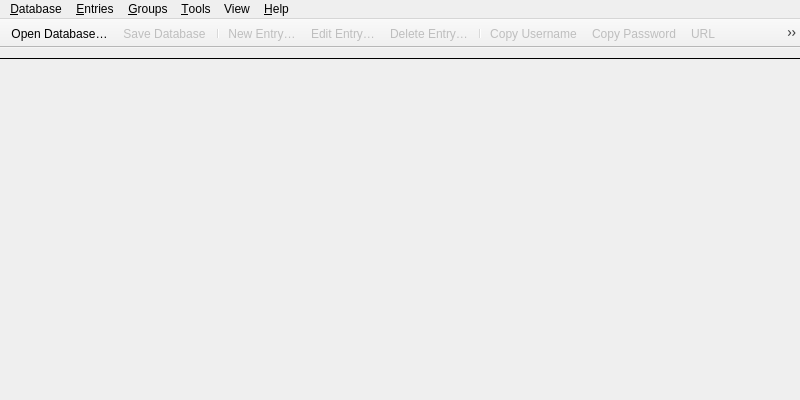
<?xml version="1.0" encoding="UTF-8"?>
<ui version="4.0">
 <class>MainWindow</class>
 <widget class="QMainWindow" name="MainWindow">
  <property name="enabled">
   <bool>true</bool>
  </property>
  <property name="geometry">
   <rect>
    <x>0</x>
    <y>0</y>
    <width>800</width>
    <height>200</height>
   </rect>
  </property>
  <property name="minimumSize">
   <size>
    <width>800</width>
    <height>400</height>
   </size>
  </property>
  <property name="windowTitle">
   <string notr="true">KeePassXC</string>
  </property>
  <widget class="QWidget" name="centralwidget">
   <property name="enabled">
    <bool>true</bool>
   </property>
   <layout class="QVBoxLayout" name="verticalLayout">
    <property name="spacing">
     <number>0</number>
    </property>
    <property name="leftMargin">
     <number>0</number>
    </property>
    <property name="rightMargin">
     <number>0</number>
    </property>
    <property name="bottomMargin">
     <number>0</number>
    </property>
    <item>
     <widget class="MessageWidget" name="globalMessageWidget" native="true">
      <property name="sizePolicy">
       <sizepolicy hsizetype="Preferred" vsizetype="Preferred">
        <horstretch>0</horstretch>
        <verstretch>0</verstretch>
       </sizepolicy>
      </property>
     </widget>
    </item>
    <item>
     <widget class="Line" name="toolbarSeparator">
      <property name="frameShadow">
       <enum>QFrame::Plain</enum>
      </property>
      <property name="orientation">
       <enum>Qt::Horizontal</enum>
      </property>
     </widget>
    </item>
    <item>
     <widget class="QStackedWidget" name="stackedWidget">
      <property name="sizePolicy">
       <sizepolicy hsizetype="Preferred" vsizetype="Preferred">
        <horstretch>0</horstretch>
        <verstretch>0</verstretch>
       </sizepolicy>
      </property>
      <property name="currentIndex">
       <number>2</number>
      </property>
      <widget class="QWidget" name="pageDatabase">
       <layout class="QVBoxLayout" name="verticalLayout_2">
        <property name="leftMargin">
         <number>0</number>
        </property>
        <property name="topMargin">
         <number>0</number>
        </property>
        <property name="rightMargin">
         <number>0</number>
        </property>
        <property name="bottomMargin">
         <number>0</number>
        </property>
        <item>
         <widget class="DatabaseTabWidget" name="tabWidget">
          <property name="currentIndex">
           <number>-1</number>
          </property>
          <property name="tabsClosable">
           <bool>true</bool>
          </property>
          <property name="movable">
           <bool>true</bool>
          </property>
         </widget>
        </item>
       </layout>
      </widget>
      <widget class="QWidget" name="pageSettings">
       <layout class="QVBoxLayout" name="verticalLayout_3">
        <property name="leftMargin">
         <number>0</number>
        </property>
        <property name="topMargin">
         <number>0</number>
        </property>
        <property name="rightMargin">
         <number>0</number>
        </property>
        <property name="bottomMargin">
         <number>0</number>
        </property>
        <item>
         <widget class="ApplicationSettingsWidget" name="settingsWidget" native="true"/>
        </item>
       </layout>
      </widget>
      <widget class="QWidget" name="pageWelcome">
       <layout class="QVBoxLayout" name="verticalLayout_5">
        <item>
         <layout class="QHBoxLayout" name="horizontalLayout">
          <item>
           <spacer name="horizontalSpacer">
            <property name="orientation">
             <enum>Qt::Horizontal</enum>
            </property>
            <property name="sizeType">
             <enum>QSizePolicy::MinimumExpanding</enum>
            </property>
            <property name="sizeHint" stdset="0">
             <size>
              <width>50</width>
              <height>20</height>
             </size>
            </property>
           </spacer>
          </item>
          <item>
           <widget class="WelcomeWidget" name="welcomeWidget" native="true"/>
          </item>
          <item>
           <spacer name="horizontalSpacer_2">
            <property name="orientation">
             <enum>Qt::Horizontal</enum>
            </property>
            <property name="sizeType">
             <enum>QSizePolicy::MinimumExpanding</enum>
            </property>
            <property name="sizeHint" stdset="0">
             <size>
              <width>50</width>
              <height>20</height>
             </size>
            </property>
           </spacer>
          </item>
         </layout>
        </item>
       </layout>
      </widget>
      <widget class="QWidget" name="pagePasswordGenerator">
       <layout class="QVBoxLayout" name="verticalLayout_6">
        <property name="leftMargin">
         <number>60</number>
        </property>
        <property name="topMargin">
         <number>30</number>
        </property>
        <property name="rightMargin">
         <number>60</number>
        </property>
        <item>
         <spacer name="verticalSpacer_2">
          <property name="orientation">
           <enum>Qt::Vertical</enum>
          </property>
          <property name="sizeHint" stdset="0">
           <size>
            <width>20</width>
            <height>40</height>
           </size>
          </property>
         </spacer>
        </item>
        <item>
         <widget class="PasswordGeneratorWidget" name="passwordGeneratorWidget" native="true"/>
        </item>
        <item>
         <spacer name="verticalSpacer">
          <property name="orientation">
           <enum>Qt::Vertical</enum>
          </property>
          <property name="sizeHint" stdset="0">
           <size>
            <width>20</width>
            <height>40</height>
           </size>
          </property>
         </spacer>
        </item>
       </layout>
      </widget>
     </widget>
    </item>
   </layout>
  </widget>
  <widget class="QMenuBar" name="menubar">
   <property name="geometry">
    <rect>
     <x>0</x>
     <y>0</y>
     <width>800</width>
     <height>22</height>
    </rect>
   </property>
   <property name="contextMenuPolicy">
    <enum>Qt::PreventContextMenu</enum>
   </property>
   <widget class="QMenu" name="menuFile">
    <property name="title">
     <string>&amp;Database</string>
    </property>
    <widget class="QMenu" name="menuRecentDatabases">
     <property name="title">
      <string>&amp;Recent Databases</string>
     </property>
    </widget>
    <widget class="QMenu" name="menuImport">
     <property name="title">
      <string>&amp;Import</string>
     </property>
     <addaction name="actionImportCsv"/>
     <addaction name="actionImportOpVault"/>
     <addaction name="actionImportKeePass1"/>
    </widget>
    <widget class="QMenu" name="menuExport">
     <property name="title">
      <string>&amp;Export</string>
     </property>
     <addaction name="actionExportCsv"/>
     <addaction name="actionExportHtml"/>
    </widget>
    <addaction name="actionDatabaseNew"/>
    <addaction name="actionDatabaseOpen"/>
    <addaction name="menuRecentDatabases"/>
    <addaction name="actionDatabaseSave"/>
    <addaction name="actionDatabaseSaveAs"/>
    <addaction name="actionDatabaseSaveBackup"/>
    <addaction name="actionDatabaseClose"/>
    <addaction name="separator"/>
    <addaction name="actionReports"/>
    <addaction name="actionDatabaseSettings"/>
    <addaction name="actionDatabaseSecurity"/>
    <addaction name="separator"/>
    <addaction name="actionDatabaseMerge"/>
    <addaction name="menuImport"/>
    <addaction name="menuExport"/>
    <addaction name="separator"/>
    <addaction name="actionQuit"/>
   </widget>
   <widget class="QMenu" name="menuHelp">
    <property name="title">
     <string>&amp;Help</string>
    </property>
    <addaction name="separator"/>
    <addaction name="actionGettingStarted"/>
    <addaction name="actionUserGuide"/>
    <addaction name="actionKeyboardShortcuts"/>
    <addaction name="actionOnlineHelp"/>
    <addaction name="separator"/>
    <addaction name="actionCheckForUpdates"/>
    <addaction name="actionDonate"/>
    <addaction name="actionBugReport"/>
    <addaction name="actionAbout"/>
   </widget>
   <widget class="QMenu" name="menuEntries">
    <property name="title">
     <string>&amp;Entries</string>
    </property>
    <widget class="QMenu" name="menuEntryCopyAttribute">
     <property name="enabled">
      <bool>false</bool>
     </property>
     <property name="toolTip">
      <string/>
     </property>
     <property name="title">
      <string>Copy Att&amp;ribute</string>
     </property>
     <addaction name="actionEntryCopyTitle"/>
     <addaction name="actionEntryCopyURL"/>
     <addaction name="actionEntryCopyNotes"/>
     <addaction name="separator"/>
    </widget>
    <widget class="QMenu" name="menuEntryTotp">
     <property name="enabled">
      <bool>false</bool>
     </property>
     <property name="title">
      <string>TOTP</string>
     </property>
     <addaction name="actionEntryCopyTotp"/>
     <addaction name="actionEntryTotp"/>
     <addaction name="actionEntryTotpQRCode"/>
     <addaction name="actionEntrySetupTotp"/>
    </widget>
    <widget class="QMenu" name="menuEntryAutoTypeWithSequence">
     <property name="enabled">
      <bool>false</bool>
     </property>
     <property name="title">
      <string>Perform Auto-Type Sequence</string>
     </property>
     <addaction name="actionEntryAutoTypeUsername"/>
     <addaction name="actionEntryAutoTypeUsernameEnter"/>
     <addaction name="actionEntryAutoTypePassword"/>
     <addaction name="actionEntryAutoTypePasswordEnter"/>
    </widget>
    <addaction name="actionEntryNew"/>
    <addaction name="actionEntryEdit"/>
    <addaction name="actionEntryClone"/>
    <addaction name="actionEntryDelete"/>
    <addaction name="separator"/>
    <addaction name="actionEntryMoveUp"/>
    <addaction name="actionEntryMoveDown"/>
    <addaction name="separator"/>
    <addaction name="actionEntryCopyUsername"/>
    <addaction name="actionEntryCopyPassword"/>
    <addaction name="menuEntryCopyAttribute"/>
    <addaction name="menuEntryTotp"/>
    <addaction name="separator"/>
    <addaction name="actionEntryAutoType"/>
    <addaction name="menuEntryAutoTypeWithSequence"/>
    <addaction name="separator"/>
    <addaction name="actionEntryOpenUrl"/>
    <addaction name="actionEntryDownloadIcon"/>
    <addaction name="separator"/>
    <addaction name="actionEntryAddToAgent"/>
    <addaction name="actionEntryRemoveFromAgent"/>
   </widget>
   <widget class="QMenu" name="menuGroups">
    <property name="title">
     <string>&amp;Groups</string>
    </property>
    <addaction name="actionGroupNew"/>
    <addaction name="actionGroupEdit"/>
    <addaction name="actionGroupDelete"/>
    <addaction name="actionGroupEmptyRecycleBin"/>
    <addaction name="separator"/>
    <addaction name="actionGroupDownloadFavicons"/>
    <addaction name="separator"/>
    <addaction name="actionGroupSortAsc"/>
    <addaction name="actionGroupSortDesc"/>
   </widget>
   <widget class="QMenu" name="menuTools">
    <property name="title">
     <string>&amp;Tools</string>
    </property>
    <addaction name="actionLockDatabases"/>
    <addaction name="actionPasswordGenerator"/>
    <addaction name="actionSettings"/>
   </widget>
   <widget class="QMenu" name="menuView">
    <property name="title">
     <string>View</string>
    </property>
    <widget class="QMenu" name="menuTheme">
     <property name="title">
      <string>Theme</string>
     </property>
     <addaction name="actionThemeAuto"/>
     <addaction name="actionThemeLight"/>
     <addaction name="actionThemeDark"/>
     <addaction name="actionThemeClassic"/>
    </widget>
    <addaction name="menuTheme"/>
    <addaction name="actionCompactMode"/>
    <addaction name="actionAlwaysOnTop"/>
    <addaction name="actionShowGroupsPanel"/>
    <addaction name="actionShowPreviewPanel"/>
    <addaction name="actionShowToolbar"/>
    <addaction name="actionHideUsernames"/>
    <addaction name="actionHidePasswords"/>
   </widget>
   <addaction name="menuFile"/>
   <addaction name="menuEntries"/>
   <addaction name="menuGroups"/>
   <addaction name="menuTools"/>
   <addaction name="menuView"/>
   <addaction name="menuHelp"/>
  </widget>
  <widget class="QToolBar" name="toolBar">
   <property name="contextMenuPolicy">
    <enum>Qt::PreventContextMenu</enum>
   </property>
   <property name="movable">
    <bool>false</bool>
   </property>
   <property name="iconSize">
    <size>
     <width>26</width>
     <height>26</height>
    </size>
   </property>
   <attribute name="toolBarArea">
    <enum>TopToolBarArea</enum>
   </attribute>
   <attribute name="toolBarBreak">
    <bool>false</bool>
   </attribute>
   <addaction name="actionDatabaseOpen"/>
   <addaction name="actionDatabaseSave"/>
   <addaction name="separator"/>
   <addaction name="actionEntryNew"/>
   <addaction name="actionEntryEdit"/>
   <addaction name="actionEntryDelete"/>
   <addaction name="separator"/>
   <addaction name="actionEntryCopyUsername"/>
   <addaction name="actionEntryCopyPassword"/>
   <addaction name="actionEntryCopyURL"/>
   <addaction name="actionEntryAutoType"/>
   <addaction name="separator"/>
   <addaction name="actionLockDatabases"/>
   <addaction name="separator"/>
   <addaction name="actionPasswordGenerator"/>
   <addaction name="actionSettings"/>
   <addaction name="separator"/>
  </widget>
  <action name="actionQuit">
   <property name="text">
    <string>&amp;Quit</string>
   </property>
   <property name="menuRole">
    <enum>QAction::QuitRole</enum>
   </property>
  </action>
  <action name="actionAbout">
   <property name="text">
    <string>&amp;About</string>
   </property>
   <property name="menuRole">
    <enum>QAction::AboutRole</enum>
   </property>
  </action>
  <action name="actionCheckForUpdates">
   <property name="text">
    <string>&amp;Check for Updates</string>
   </property>
   <property name="menuRole">
    <enum>QAction::ApplicationSpecificRole</enum>
   </property>
  </action>
  <action name="actionDatabaseOpen">
   <property name="text">
    <string>&amp;Open Database…</string>
   </property>
  </action>
  <action name="actionDatabaseSave">
   <property name="enabled">
    <bool>false</bool>
   </property>
   <property name="text">
    <string>&amp;Save Database</string>
   </property>
  </action>
  <action name="actionDatabaseClose">
   <property name="enabled">
    <bool>false</bool>
   </property>
   <property name="text">
    <string>&amp;Close Database</string>
   </property>
  </action>
  <action name="actionDatabaseNew">
   <property name="text">
    <string>&amp;New Database…</string>
   </property>
   <property name="toolTip">
    <string>Create a new database</string>
   </property>
  </action>
  <action name="actionDatabaseMerge">
   <property name="text">
    <string>&amp;Merge From Database…</string>
   </property>
   <property name="toolTip">
    <string>Merge from another KDBX database</string>
   </property>
  </action>
  <action name="actionEntryNew">
   <property name="enabled">
    <bool>false</bool>
   </property>
   <property name="text">
    <string>&amp;New Entry…</string>
   </property>
   <property name="toolTip">
    <string>Add a new entry</string>
   </property>
  </action>
  <action name="actionEntryEdit">
   <property name="enabled">
    <bool>false</bool>
   </property>
   <property name="text">
    <string>&amp;Edit Entry…</string>
   </property>
   <property name="toolTip">
    <string>View or edit entry</string>
   </property>
  </action>
  <action name="actionEntryDelete">
   <property name="enabled">
    <bool>false</bool>
   </property>
   <property name="text">
    <string>&amp;Delete Entry…</string>
   </property>
  </action>
  <action name="actionGroupNew">
   <property name="enabled">
    <bool>false</bool>
   </property>
   <property name="text">
    <string>&amp;New Group…</string>
   </property>
   <property name="toolTip">
    <string>Add a new group</string>
   </property>
  </action>
  <action name="actionGroupEdit">
   <property name="enabled">
    <bool>false</bool>
   </property>
   <property name="text">
    <string>&amp;Edit Group…</string>
   </property>
  </action>
  <action name="actionGroupDelete">
   <property name="enabled">
    <bool>false</bool>
   </property>
   <property name="text">
    <string>&amp;Delete Group…</string>
   </property>
  </action>
  <action name="actionGroupDownloadFavicons">
   <property name="enabled">
    <bool>false</bool>
   </property>
   <property name="text">
    <string>Download All &amp;Favicons…</string>
   </property>
  </action>
  <action name="actionGroupSortAsc">
   <property name="enabled">
    <bool>false</bool>
   </property>
   <property name="text">
    <string>Sort &amp;A-Z</string>
   </property>
  </action>
  <action name="actionGroupSortDesc">
   <property name="enabled">
    <bool>false</bool>
   </property>
   <property name="text">
    <string>Sort &amp;Z-A</string>
   </property>
  </action>
  <action name="actionDatabaseSaveAs">
   <property name="enabled">
    <bool>false</bool>
   </property>
   <property name="text">
    <string>Sa&amp;ve Database As…</string>
   </property>
  </action>
  <action name="actionDatabaseSecurity">
   <property name="enabled">
    <bool>false</bool>
   </property>
   <property name="text">
    <string>Database &amp;Security…</string>
   </property>
  </action>
  <action name="actionReports">
   <property name="enabled">
    <bool>false</bool>
   </property>
   <property name="text">
    <string>Database &amp;Reports...</string>
   </property>
   <property name="toolTip">
    <string>Statistics, health check, etc.</string>
   </property>
   <property name="menuRole">
    <enum>QAction::NoRole</enum>
   </property>
  </action>
  <action name="actionDatabaseSettings">
   <property name="enabled">
    <bool>false</bool>
   </property>
   <property name="text">
    <string>&amp;Database Settings…</string>
   </property>
   <property name="toolTip">
    <string>Database settings</string>
   </property>
   <property name="menuRole">
    <enum>QAction::NoRole</enum>
   </property>
  </action>
  <action name="actionEntryClone">
   <property name="enabled">
    <bool>false</bool>
   </property>
   <property name="text">
    <string>&amp;Clone Entry…</string>
   </property>
  </action>
  <action name="actionEntryMoveUp">
   <property name="enabled">
    <bool>false</bool>
   </property>
   <property name="text">
    <string>Move u&amp;p</string>
   </property>
   <property name="toolTip">
    <string>Move entry one step up</string>
   </property>
  </action>
  <action name="actionEntryMoveDown">
   <property name="enabled">
    <bool>false</bool>
   </property>
   <property name="text">
    <string>Move do&amp;wn</string>
   </property>
   <property name="toolTip">
    <string>Move entry one step down</string>
   </property>
  </action>
  <action name="actionEntryCopyUsername">
   <property name="enabled">
    <bool>false</bool>
   </property>
   <property name="text">
    <string>Copy &amp;Username</string>
   </property>
   <property name="toolTip">
    <string>Copy username to clipboard</string>
   </property>
  </action>
  <action name="actionEntryCopyPassword">
   <property name="enabled">
    <bool>false</bool>
   </property>
   <property name="text">
    <string>Copy &amp;Password</string>
   </property>
   <property name="toolTip">
    <string>Copy password to clipboard</string>
   </property>
  </action>
  <action name="actionSettings">
   <property name="checkable">
    <bool>true</bool>
   </property>
   <property name="text">
    <string>&amp;Settings</string>
   </property>
   <property name="menuRole">
    <enum>QAction::PreferencesRole</enum>
   </property>
  </action>
  <action name="actionPasswordGenerator">
   <property name="checkable">
    <bool>true</bool>
   </property>
   <property name="text">
    <string>&amp;Password Generator</string>
   </property>
  </action>
  <action name="actionEntryAutoType">
   <property name="enabled">
    <bool>false</bool>
   </property>
   <property name="text">
    <string>Perform &amp;Auto-Type</string>
   </property>
  </action>
  <action name="actionEntryAutoTypeUsername">
   <property name="enabled">
    <bool>false</bool>
   </property>
   <property name="text">
    <string>{USERNAME}</string>
   </property>
  </action>
  <action name="actionEntryAutoTypeUsernameEnter">
   <property name="enabled">
    <bool>false</bool>
   </property>
   <property name="text">
    <string>{USERNAME}{ENTER}</string>
   </property>
  </action>
  <action name="actionEntryAutoTypePassword">
   <property name="enabled">
    <bool>false</bool>
   </property>
   <property name="text">
    <string>{PASSWORD}</string>
   </property>
  </action>
  <action name="actionEntryAutoTypePasswordEnter">
   <property name="enabled">
    <bool>false</bool>
   </property>
   <property name="text">
    <string>{PASSWORD}{ENTER}</string>
   </property>
  </action>
  <action name="actionEntryDownloadIcon">
   <property name="text">
    <string>Download &amp;Favicon</string>
   </property>
  </action>
  <action name="actionEntryOpenUrl">
   <property name="enabled">
    <bool>false</bool>
   </property>
   <property name="text">
    <string>Open &amp;URL</string>
   </property>
  </action>
  <action name="actionLockDatabases">
   <property name="enabled">
    <bool>false</bool>
   </property>
   <property name="text">
    <string>&amp;Lock Databases</string>
   </property>
  </action>
  <action name="actionEntryCopyTitle">
   <property name="enabled">
    <bool>false</bool>
   </property>
   <property name="text">
    <string>&amp;Title</string>
   </property>
   <property name="toolTip">
    <string>Copy title to clipboard</string>
   </property>
  </action>
  <action name="actionEntryCopyURL">
   <property name="enabled">
    <bool>false</bool>
   </property>
   <property name="text">
    <string>&amp;URL</string>
   </property>
   <property name="toolTip">
    <string>Copy URL to clipboard</string>
   </property>
  </action>
  <action name="actionEntryCopyNotes">
   <property name="enabled">
    <bool>false</bool>
   </property>
   <property name="text">
    <string>&amp;Notes</string>
   </property>
   <property name="toolTip">
    <string>Copy notes to clipboard</string>
   </property>
  </action>
  <action name="actionExportCsv">
   <property name="enabled">
    <bool>false</bool>
   </property>
   <property name="text">
    <string>&amp;CSV File…</string>
   </property>
  </action>
  <action name="actionExportHtml">
   <property name="enabled">
    <bool>false</bool>
   </property>
   <property name="text">
    <string>&amp;HTML File…</string>
   </property>
  </action>
  <action name="actionImportKeePass1">
   <property name="text">
    <string>KeePass 1 Database…</string>
   </property>
   <property name="toolTip">
    <string>Import a KeePass 1 database</string>
   </property>
  </action>
  <action name="actionImportOpVault">
   <property name="text">
    <string>1Password Vault…</string>
   </property>
   <property name="toolTip">
    <string>Import a 1Password Vault</string>
   </property>
  </action>
  <action name="actionImportCsv">
   <property name="text">
    <string>CSV File…</string>
   </property>
   <property name="toolTip">
    <string>Import a CSV file</string>
   </property>
  </action>
  <action name="actionEntryTotp">
   <property name="text">
    <string>Show TOTP</string>
   </property>
  </action>
  <action name="actionEntryTotpQRCode">
   <property name="text">
    <string>Show QR Code</string>
   </property>
  </action>
  <action name="actionEntrySetupTotp">
   <property name="text">
    <string>Set up TOTP…</string>
   </property>
  </action>
  <action name="actionEntryCopyTotp">
   <property name="text">
    <string>Copy &amp;TOTP</string>
   </property>
  </action>
  <action name="actionGroupEmptyRecycleBin">
   <property name="text">
    <string>E&amp;mpty recycle bin</string>
   </property>
   <property name="visible">
    <bool>false</bool>
   </property>
  </action>
  <action name="actionDonate">
   <property name="text">
    <string>&amp;Donate</string>
   </property>
  </action>
  <action name="actionBugReport">
   <property name="text">
    <string>Report a &amp;Bug</string>
   </property>
  </action>
  <action name="actionGettingStarted">
   <property name="text">
    <string>&amp;Getting Started</string>
   </property>
   <property name="toolTip">
    <string>Open Getting Started Guide</string>
   </property>
  </action>
  <action name="actionOnlineHelp">
   <property name="text">
    <string>&amp;Online Help</string>
   </property>
   <property name="toolTip">
    <string>Go to online documentation</string>
   </property>
  </action>
  <action name="actionUserGuide">
   <property name="text">
    <string>&amp;User Guide</string>
   </property>
   <property name="toolTip">
    <string>Open User Guide</string>
   </property>
  </action>
  <action name="actionKeyboardShortcuts">
   <property name="text">
    <string>&amp;Keyboard Shortcuts</string>
   </property>
   <property name="shortcut">
    <string notr="true">Ctrl+/</string>
   </property>
  </action>
  <action name="actionDatabaseSaveBackup">
   <property name="enabled">
    <bool>false</bool>
   </property>
   <property name="text">
    <string>Save Database Backup...</string>
   </property>
  </action>
  <action name="actionEntryAddToAgent">
   <property name="text">
    <string>Add key to SSH Agent</string>
   </property>
  </action>
  <action name="actionEntryRemoveFromAgent">
   <property name="text">
    <string>Remove key from SSH Agent</string>
   </property>
  </action>
  <action name="actionCompactMode">
   <property name="checkable">
    <bool>true</bool>
   </property>
   <property name="text">
    <string>Compact Mode</string>
   </property>
  </action>
  <action name="actionThemeAuto">
   <property name="checkable">
    <bool>true</bool>
   </property>
   <property name="checked">
    <bool>true</bool>
   </property>
   <property name="text">
    <string>Automatic</string>
   </property>
  </action>
  <action name="actionThemeLight">
   <property name="checkable">
    <bool>true</bool>
   </property>
   <property name="text">
    <string>Light</string>
   </property>
  </action>
  <action name="actionThemeDark">
   <property name="checkable">
    <bool>true</bool>
   </property>
   <property name="text">
    <string>Dark</string>
   </property>
  </action>
  <action name="actionThemeClassic">
   <property name="checkable">
    <bool>true</bool>
   </property>
   <property name="text">
    <string>Classic (Platform-native)</string>
   </property>
  </action>
  <action name="actionShowToolbar">
   <property name="checkable">
    <bool>true</bool>
   </property>
   <property name="checked">
    <bool>true</bool>
   </property>
   <property name="text">
    <string>Show Toolbar</string>
   </property>
  </action>
  <action name="actionShowGroupsPanel">
   <property name="checkable">
    <bool>true</bool>
   </property>
   <property name="checked">
    <bool>true</bool>
   </property>
   <property name="text">
    <string>Show Groups Panel</string>
   </property>
  </action>
  <action name="actionShowPreviewPanel">
   <property name="checkable">
    <bool>true</bool>
   </property>
   <property name="checked">
    <bool>true</bool>
   </property>
   <property name="text">
    <string>Show Preview Panel</string>
   </property>
  </action>
  <action name="actionAlwaysOnTop">
   <property name="checkable">
    <bool>true</bool>
   </property>
   <property name="text">
    <string>Always on Top</string>
   </property>
   <property name="shortcut">
    <string notr="true">Ctrl+Shift+A</string>
   </property>
  </action>
  <action name="actionHideUsernames">
   <property name="checkable">
    <bool>true</bool>
   </property>
   <property name="text">
    <string>Hide Usernames</string>
   </property>
   <property name="shortcut">
    <string notr="true">Ctrl+Shift+B</string>
   </property>
  </action>
  <action name="actionHidePasswords">
   <property name="checkable">
    <bool>true</bool>
   </property>
   <property name="checked">
    <bool>true</bool>
   </property>
   <property name="text">
    <string>Hide Passwords</string>
   </property>
   <property name="shortcut">
    <string notr="true">Ctrl+Shift+C</string>
   </property>
  </action>
 </widget>
 <customwidgets>
  <customwidget>
   <class>PasswordGeneratorWidget</class>
   <extends>QWidget</extends>
   <header>gui/PasswordGeneratorWidget.h</header>
   <container>1</container>
  </customwidget>
  <customwidget>
   <class>MessageWidget</class>
   <extends>QWidget</extends>
   <header>gui/MessageWidget.h</header>
   <container>1</container>
  </customwidget>
  <customwidget>
   <class>DatabaseTabWidget</class>
   <extends>QTabWidget</extends>
   <header>gui/DatabaseTabWidget.h</header>
   <container>1</container>
  </customwidget>
  <customwidget>
   <class>ApplicationSettingsWidget</class>
   <extends>QWidget</extends>
   <header>gui/ApplicationSettingsWidget.h</header>
   <container>1</container>
  </customwidget>
  <customwidget>
   <class>WelcomeWidget</class>
   <extends>QWidget</extends>
   <header>gui/WelcomeWidget.h</header>
   <container>1</container>
  </customwidget>
 </customwidgets>
 <resources/>
 <connections/>
</ui>
